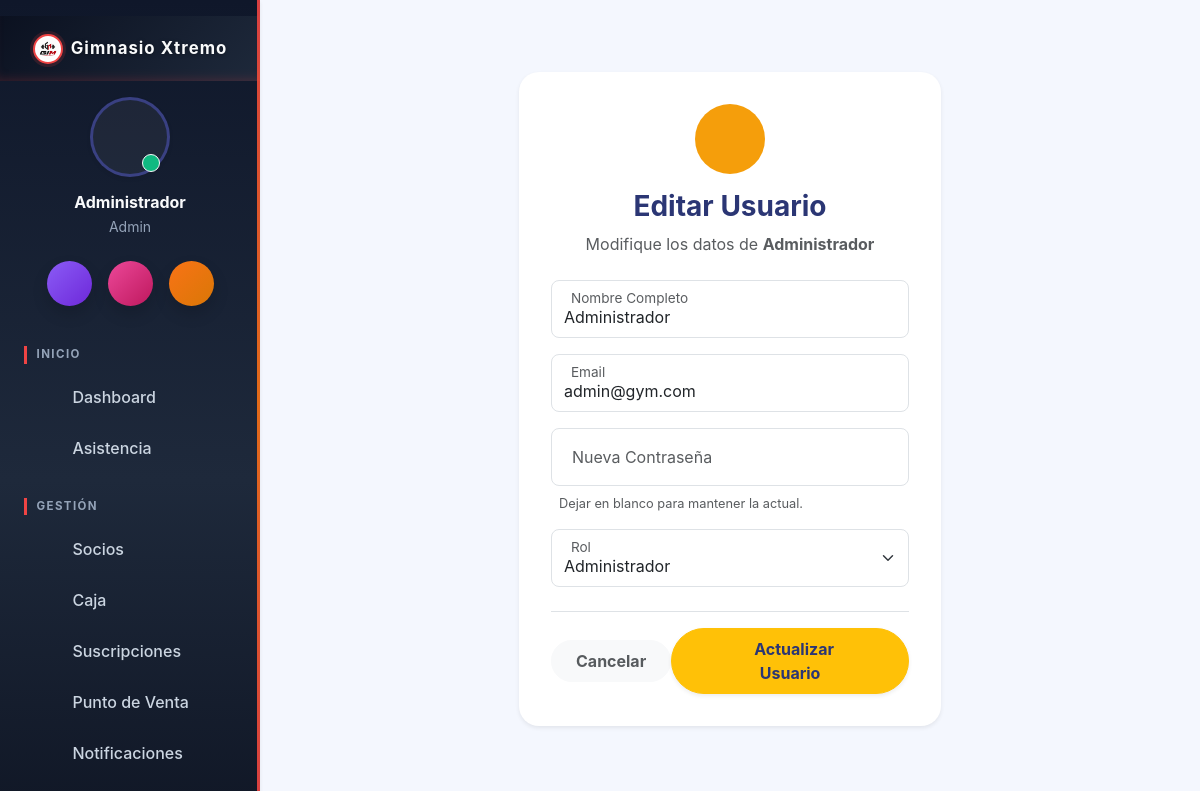
The app's page /usuarios/editar/1 (signed in) with its own data.
### tables this page shows
CREATE TABLE IF NOT EXISTS `configuracion` (
  `id` int NOT NULL,
  `nombre_sistema` varchar(100) DEFAULT NULL,
  `ruc` varchar(20) DEFAULT NULL,
  `razon_social` varchar(255) DEFAULT NULL,
  `nombre_comercial` varchar(255) DEFAULT NULL,
  `direccion` varchar(255) DEFAULT NULL,
  `ubigeo` varchar(6) DEFAULT '150101',
  `departamento` varchar(60) DEFAULT 'LIMA',
  `provincia` varchar(60) DEFAULT 'LIMA',
  `distrito` varchar(60) DEFAULT 'LIMA',
  `urbanizacion` varchar(120) DEFAULT NULL,
  `codigo_pais` varchar(2) DEFAULT 'PE',
  `telefono` varchar(20) DEFAULT NULL,
  `email` varchar(100) DEFAULT NULL,
  `logo` varchar(255) DEFAULT NULL,
  `moneda` varchar(10) DEFAULT '$',
  `sunat_ambiente` enum('beta','produccion') DEFAULT 'beta',
  `sunat_usuario_sol` varchar(50) DEFAULT NULL,
  `sunat_clave_sol` varchar(255) DEFAULT NULL,
  `sunat_certificado` varchar(255) DEFAULT NULL,
  `sunat_cert_clave` varchar(255) DEFAULT NULL,
  `igv_tasa` decimal(5,2) DEFAULT '18.00',
  `incluye_igv` tinyint(1) DEFAULT '1' COMMENT '1 = los precios mostrados YA incluyen IGV',
  `sri_ambiente` enum('1','2') DEFAULT '1' COMMENT '1=Pruebas, 2=Produccion',
  `sri_establecimiento` varchar(3) DEFAULT '001',
  `sri_punto_emision` varchar(3) DEFAULT '001',
  `sri_certificado_p12` varchar(255) DEFAULT NULL,
  `sri_certificado_clave` varchar(255) DEFAULT NULL,
  `iva_tasa` decimal(5,2) DEFAULT '15.00',
  `incluye_iva` tinyint(1) DEFAULT '1' COMMENT '1 = los precios mostrados YA incluyen IVA',
  PRIMARY KEY (`id`)
);

CREATE TABLE IF NOT EXISTS `usuarios` (
  `id` int NOT NULL AUTO_INCREMENT,
  `nombre` varchar(100) DEFAULT NULL,
  `email` varchar(100) DEFAULT NULL,
  `password` varchar(255) DEFAULT NULL,
  `rol` enum('admin','recepcionista','entrenador') DEFAULT 'recepcionista',
  `estado` enum('activo','inactivo') DEFAULT 'activo',
  PRIMARY KEY (`id`),
  UNIQUE KEY `email` (`email`)
);

### app/controllers/UsuariosController.php (called while the page is built, shortened)
<?php
require_once '../app/models/Usuario.php';
class UsuariosController {
    public function editar($id) {
        $usuarioModel = new Usuario();
        $usuario = $usuarioModel->obtenerPorId($id);
        require_once '../app/views/usuarios/editar.php';
    }
}

### app/models/Configuracion.php (called while the page is built, shortened)
<?php
class Configuracion {
    public static function getInfo() {
        $database = new Database();
        $conn = $database->getConnection();
        $query = "SELECT * FROM configuracion WHERE id = 1 LIMIT 1";
        $stmt = $conn->prepare($query);
        $stmt->execute();
        return $stmt->fetch(PDO::FETCH_ASSOC);
    }
}

### app/models/Usuario.php (called while the page is built, shortened)
<?php
class Usuario {
    private $conn;
    private $table_name = "usuarios";
    public function __construct() {
        $database = new Database();
        $this->conn = $database->getConnection();
    }
    public function obtenerPorId($id) {
        $query = "SELECT * FROM " . $this->table_name . " WHERE id = :id LIMIT 1";
        $stmt = $this->conn->prepare($query);
        $stmt->bindParam(":id", $id);
        $stmt->execute();
        return $stmt->fetch(PDO::FETCH_ASSOC);
    }
}

### app/config/Database.php (called while the page is built, shortened)
<?php
class Database {
    private $host = 'localhost';
    private $db_name = 'ec_gym_system';
    private $username = 'root';
    private $password = '';
    public function getConnection() {
        $this->conn = null;
        try {
            $this->conn = new PDO("mysql:host=" . $this->host . ";dbname=" . $this->db_name, $this->username, $this->password);
            $this->conn->exec("set names utf8");
            $this->conn->setAttribute(PDO::ATTR_ERRMODE, PDO::ERRMODE_EXCEPTION);
        } catch(PDOException $exception) {
            echo "Error de conexión: " . $exception->getMessage();
        }
        return $this->conn;
    }
}

### app/views/usuarios/editar.php (the view, shortened to what this page needs)
<!DOCTYPE html>
<html lang="es">
<head>
    <link href="https://cdn.jsdelivr.net/npm/bootstrap@5.3.0/dist/css/bootstrap.min.css" rel="stylesheet">
</head>
<body class="bg-light">
    <?php require_once '../app/views/inc/navbar.php'; ?>
    <div class="container mt-5 mb-5">
        <div class="row justify-content-center">
            <div class="col-md-8 col-lg-6">
                <div class="module-container border-0 shadow-sm" style="border-radius: 20px;">
                    <div class="text-center mb-4">
                        <div class="d-inline-flex align-items-center justify-content-center bg-warning bg-opacity-10 text-warning rounded-circle mb-3" style="width: 70px; height: 70px;">
                        </div>
                        <h3 class="fw-bold text-dark">Editar Usuario</h3>
                        <p class="text-muted">Modifique los datos de <span class="fw-bold"><?= $usuario['nombre'] ?></span></p>
                    </div>
                    <form action="/usuarios/actualizar" method="POST">
                        <div class="form-floating mb-3">
                            <input type="text" name="nombre" class="form-control rounded-3" id="nombreInput" placeholder="Nombre Completo" value="<?= $usuario['nombre'] ?>" required>
                            <label for="nombreInput" class="text-muted"><i class="fas fa-user me-2"></i>Nombre Completo</label>
                        </div>
                        <div class="form-floating mb-3">
                            <input type="email" name="email" class="form-control rounded-3" id="emailInput" placeholder="Email" value="<?= $usuario['email'] ?>" required>
                            <label for="emailInput" class="text-muted"><i class="fas fa-envelope me-2"></i>Email</label>
                        </div>
                        <div class="form-floating mb-3">
                            <input type="password" name="password" class="form-control rounded-3" id="passwordInput" placeholder="Nueva Contraseña">
                            <label for="passwordInput" class="text-muted"><i class="fas fa-lock me-2"></i>Nueva Contraseña</label>
                            <div class="form-text text-muted ms-1 mt-2 mb-0" style="font-size: 0.8rem;"><i class="fas fa-info-circle me-1"></i>Dejar en blanco para mantener la actual.</div>
                        </div>
                        <div class="form-floating mb-4 mt-3">
                            <select name="rol" class="form-select rounded-3" id="rolSelect">
                                <option value="admin" <?= $usuario['rol']=='admin'?'selected':'' ?>>Administrador</option>
                            </select>
                            <label for="rolSelect" class="text-muted"><i class="fas fa-user-tag me-2"></i>Rol</label>
                        </div>
                        <div class="d-flex justify-content-between align-items-center mt-4 pt-3 border-top">
                            <a href="/usuarios/index" class="btn btn-light px-4 py-2 text-muted fw-bold rounded-pill">Cancelar</a>
                            <button type="submit" class="btn btn-warning px-5 py-2 shadow-sm fw-bold rounded-pill text-dark"><i class="fas fa-save me-2"></i>Actualizar Usuario</button>
                        </div>
                    </form>
                </div>
            </div>
        </div>
    </div>
</body>
</html>

### app/views/inc/navbar.php (shortened to what this page needs)
<?php
require_once __DIR__ . '/../../models/Configuracion.php';
$config = Configuracion::getInfo();
$_rolActual = $_SESSION['user_rol'] ?? '';
$current_uri = $_SERVER['REQUEST_URI'] ?? '';
$is_active = function($path) use ($current_uri) {
    if ($path === '/home/index') {
        return ($current_uri === '/' || strpos($current_uri, '/home') === 0) ? 'active' : '';
    }
    return strpos($current_uri, $path) === 0 ? 'active' : '';
};
?>
<link rel="stylesheet" href="/css/gym-theme.css?v=<?= time() ?>">
<div class="d-flex" id="wrapper">
    <div class="shadow-sm" id="sidebar-wrapper">
        <div class="sidebar-heading p-4 d-flex align-items-center justify-content-center">
            <?php if(!empty($config['logo'])): ?>
                <img src="/img/<?= $config['logo'] ?>?v=<?= time() ?>"
                     alt="Logo" width="30" height="30"
                     class="d-inline-block align-text-top rounded-circle me-2">
            <?php endif; ?>
            <span class="fs-5 fw-bold text-dark tracking-wider"><?= $config['nombre_sistema'] ?></span>
        </div>
        <div class="text-center mt-3 mb-4 px-4">
            <div class="position-relative d-inline-block mb-3">
                <div class="bg-light rounded-circle shadow-sm d-flex align-items-center justify-content-center mx-auto" style="width: 80px; height: 80px; border: 3px solid #E0E7FF;">
                </div>
                <span class="position-absolute bottom-0 end-0 p-2 bg-success border border-light rounded-circle" style="transform: translate(-10px, -5px);"></span>
            </div>
            <h6 class="fw-bold text-dark mb-1"><?= $_SESSION['user_name'] ?? 'Usuario' ?></h6>
            <p class="text-muted small mb-0"><?= ucfirst($_SESSION['user_rol'] ?? 'Invitado') ?></p>
        </div>
        <div class="d-flex justify-content-center gap-3 mb-4 px-3">
            <a href="/notificaciones/index" class="btn btn-primary rounded-circle shadow p-0 d-flex align-items-center justify-content-center" style="width: 45px; height: 45px; background: linear-gradient(135deg, #8B5CF6, #6D28D9); border:none;">
            </a>
            <a href="/asistencia/index" class="btn rounded-circle shadow p-0 d-flex align-items-center justify-content-center" style="width: 45px; height: 45px; background: linear-gradient(135deg, #EC4899, #BE185D); border:none;">
            </a>
            <a href="/configuracion/index" class="btn rounded-circle shadow p-0 d-flex align-items-center justify-content-center" style="width: 45px; height: 45px; background: linear-gradient(135deg, #F97316, #D97706); border:none;">
            </a>
        </div>
        <div id="sidebar-nav-scroll">
            <div class="list-group list-group-flush mt-2 px-2">
                <p class="text-dark fw-bold ms-3 mt-2 mb-2 fs-6">Inicio</p>
                <a class="list-group-item list-group-item-action rounded mb-1 <?= $is_active('/home') ?>" href="/home/index">
                    <i class="fas fa-home w-20px text-center"></i> Dashboard
                </a>
                <a class="list-group-item list-group-item-action rounded mb-1 <?= $is_active('/asistencia') ?>" href="/asistencia/index">
                    <i class="fas fa-clock w-20px text-center"></i> Asistencia
                </a>
                <p class="text-dark fw-bold ms-3 mt-4 mb-2 fs-6">Gestión</p>
                <a class="list-group-item list-group-item-action rounded mb-1 <?= $is_active('/socios') ?>" href="/socios/index">
                    <i class="fas fa-users w-20px text-center"></i> Socios
                </a>
                <?php if($_rolActual === 'admin' || $_rolActual === 'recepcionista'): ?>
                    <a class="list-group-item list-group-item-action rounded mb-1 <?= $is_active('/caja') ?>" href="/caja/index">
                        <i class="fas fa-cash-register w-20px text-center"></i> Caja
                    </a>
                    <a class="list-group-item list-group-item-action rounded mb-1 <?= $is_active('/suscripciones') ?>" href="/suscripciones/index">
                        <i class="fas fa-file-invoice-dollar w-20px text-center"></i> Suscripciones
                    </a>
                    <a class="list-group-item list-group-item-action rounded mb-1 <?= $is_active('/pos') ?>" href="/pos/index">
                        <i class="fas fa-shopping-cart w-20px text-center"></i> Punto de Venta
                    </a>
                    <a class="list-group-item list-group-item-action rounded mb-1 <?= $is_active('/notificaciones') ?>" href="/notificaciones/index">
                        <i class="fab fa-whatsapp w-20px text-center"></i> Notificaciones
                    </a>
                    <a class="list-group-item list-group-item-action rounded mb-1 <?= $is_active('/pos/historial') ?>" href="/pos/historial">
                    </a>
                <?php endif; ?>
            </div>
        </div>
    </div>
    <div id="page-content-wrapper" class="d-flex flex-column" style="min-height: 100vh; background-color: var(--gym-bg-light);">
        <div class="container-fluid p-4 flex-grow-1">

### public/css/gym-theme.css (style rules this page uses)
:root { --gym-primary: #6366F1; --gym-primary-hover: #4F46E5; --gym-primary-light: #E0E7FF; --gym-secondary: #3B82F6; --gym-success: #10B981; --gym-warning: #F59E0B; --gym-danger: #EF4444; --gym-info: #0EA5E9; --gym-dark: #2B3674; --gym-darker: #1A2035; --gym-gray-800: #1F2937; --gym-gray-700: #374151; --gym-gray-600: #4B5563; --gym-bg-light: #F4F7FE; --gym-bg-white: #FFFFFF; --gym-text-dark: #2B3674; --gym-text-muted: #A3AED0; --gym-text-light: #FFFFFF; --grad-purple: linear-gradient(to right, #8B5CF6, #6D28D9); --grad-pink: linear-gradient(to right, #EC4899, #BE185D); --grad-orange: linear-gradient(to right, #F97316, #D97706); --grad-teal: linear-gradient(to right, #14B8A6, #0D9488); --shadow-soft: 0 10px 20px rgba(0,0,0,0.03); }
body { background-color: var(--gym-bg-light) !important; font-family: 'Inter', 'Segoe UI', Roboto, 'Helvetica Neue', Arial, sans-serif; color: var(--gym-text-dark); }
.bg-success { background-color: var(--gym-success) !important; }
.bg-warning { background-color: var(--gym-warning) !important; }
.text-warning { color: var(--gym-warning) !important; }
.text-dark { color: var(--gym-text-dark) !important; }
.btn-primary { background-color: var(--gym-primary) !important; border-color: var(--gym-primary) !important; color: var(--gym-text-light) !important; box-shadow: 0 4px 6px -1px rgba(249, 115, 22, 0.2), 0 2px 4px -1px rgba(249, 115, 22, 0.1); }
.btn { font-weight: 600; border-radius: 8px; transition: all 0.2s ease-in-out; }
#sidebar-wrapper { background: var(--gym-bg-white) !important; box-shadow: 5px 0 20px rgba(0,0,0,0.02); border-right: none; padding-top: 1rem; display: flex; flex-direction: column; height: 100vh; overflow: hidden; }
#sidebar-nav-scroll { overflow-y: auto; flex: 1 1 auto; min-height: 0; padding-bottom: 1rem; }
#sidebar-wrapper .sidebar-heading { background-color: var(--gym-bg-white) !important; color: var(--gym-text-dark) !important; border-bottom: none !important; padding-bottom: 0 !important; }
#sidebar-wrapper .list-group-item { background-color: transparent !important; color: var(--gym-text-muted) !important; font-weight: 500; border: none !important; margin: 0.2rem 1rem !important; border-radius: 12px !important; padding: 0.8rem 1rem; display: flex; align-items: center; }
.module-container { background: var(--gym-bg-white); border-radius: 20px; box-shadow: 0 4px 20px rgba(0,0,0,0.03); padding: 2rem; margin-bottom: 2rem; border: none; }

### records on screen
configuracion: logo (picture), nombre_sistema "Gimnasio Xtremo"
usuarios: nombre "Administrador", email "admin@gym.com", rol "Administrador"

### other values on screen
$_SESSION['user_name'] "Administrador"
$_SESSION['user_rol'] "Admin"
